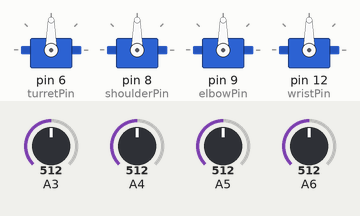
The sketch below on a simulated Arduino Mega 2560, built with avr-gcc and run on an emulated ATmega2560. Parts: 4 × servo. The test bench sets the inputs (shaded band); at power-on: A3 = 512, A4 = 512, A5 = 512, A6 = 512.

Above: at 1.2 s.
1.3 s: A3 set to 716
At 2.1 s:
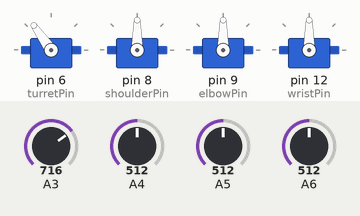
2.8 s: A4 set to 716
At 4.0 s:
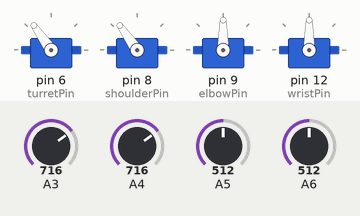
4.3 s: A5 set to 716
At 5.4 s:
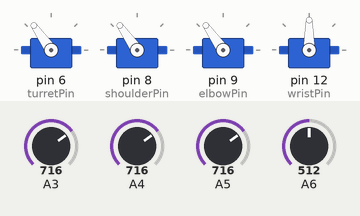
5.8 s: A6 set to 716
At 6.8 s:
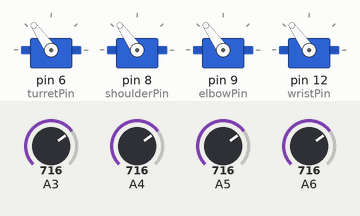
7.3 s: A3 set to 992
At 8.5 s:
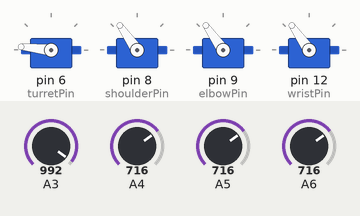
8.8 s: A4 set to 992
At 10.0 s:
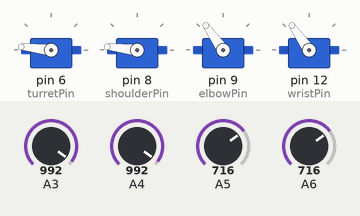
Timing chart, 0 to 11.3 s (numbered marks = the images above; inputs shaded):
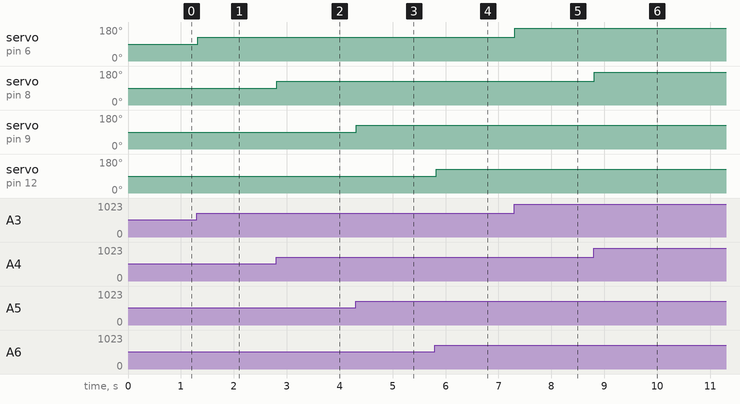

Measured:
- after the input at 1.3 s, servo on pin 6 (turretPin): 90° → 125° at once
- after the input at 2.8 s, servo on pin 8 (shoulderPin): 90° → 125° at once
- after the input at 4.3 s, servo on pin 9 (elbowPin): 90° → 125° at once
- after the input at 5.8 s, servo on pin 12 (wristPin): 90° → 125° at once
- after the input at 7.3 s, servo on pin 6 (turretPin): 125° → 174° at once
- after the input at 8.8 s, servo on pin 8 (shoulderPin): 125° → 174° at once

The sketch:

4_axis_software.ino
```cpp
#include <Servo.h>

// effector code has been commented out in case user wants to use expansion slot

// declaring servos
Servo turret;
Servo shoulder;
Servo elbow;
Servo wrist;
// Servo effector;

// assigning pins to servos (pwm ports)
const int turretPin = 6;
const int shoulderPin = 8;
const int elbowPin = 9;
const int wristPin = 12;
// const int effectorPin = 14;

// assigning pins to potentiometers (analog ports)
const int T_potPin = 19;
const int S_potPin = 20;
const int E_potPin = 21;
const int W_potPin = 22;
//const int EF_potPin = 23;

// vars for pot readings
int T_potVal;
int S_potVal;
int E_potVal;
int W_potVal;
//int EF_potVal;

void setup() {
  turret.attach(turretPin);
  shoulder.attach(shoulderPin);
  elbow.attach(elbowPin);
  wrist.attach(wristPin);
  //effector.attach(effectorPin);
}

void loop() {
  //grabbing values from pots
  T_potVal = analogRead(T_potPin);
  S_potVal = analogRead(S_potPin);
  E_potVal = analogRead(E_potPin);
  W_potVal = analogRead(W_potPin);
  //EF_potVal = analogRead(EF_potPin);

  //scaling pot values to servo 0-180 value
  T_potVal = map(T_potVal, 0, 1023, 0, 180);
  S_potVal = map(S_potVal, 0, 1023, 0, 180);
  E_potVal = map(E_potVal, 0, 1023, 0, 180);
  W_potVal = map(W_potVal, 0, 1023, 0, 180);
  //EF_potVal = map(EF_potVal, 0, 1023, 0, 180);

  //sending values to servo
  turret.write(T_potVal);
  shoulder.write(S_potVal);
  elbow.write(E_potVal);
  wrist.write(W_potVal);
  //effector.write(EF_potVal);

  delay(20);
}
```
